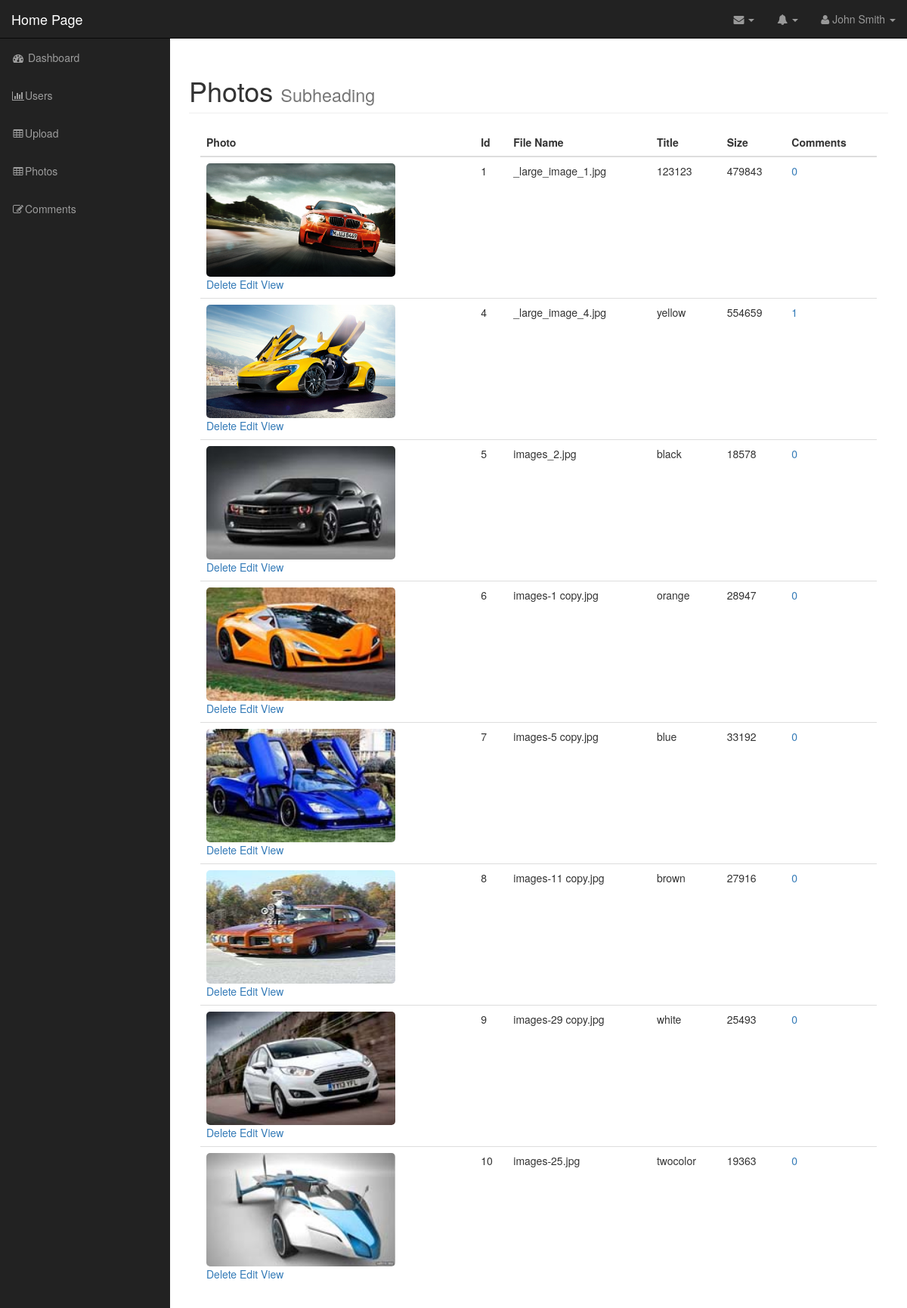
The app's page /admin/photos.php (signed in) with its own data.
### tables this page shows
CREATE TABLE `photos` (
  `id` int(11) NOT NULL,
  `title` varchar(255) NOT NULL,
  `caption` varchar(255) NOT NULL,
  `description` text NOT NULL,
  `filename` varchar(255) NOT NULL,
  `alternate_text` varchar(255) NOT NULL,
  `type` varchar(255) NOT NULL,
  `size` int(11) NOT NULL
);

### admin/includes/db_object.php (called while the page is built, shortened)
<?php
class Db_object{
    public static function find_all(){
        $syntax = "SELECT * FROM " . static::$db_table;
        return static::find_by_query($syntax);
    }
    public static function find_by_query($sql){
        global $database;
        $result_set = $database->query($sql);
        $the_object_array = array();
        while($row = mysqli_fetch_array($result_set)){
            $the_object_array[] = static::instantation($row);
        }
        return $the_object_array;
    }
    public static function instantation($the_record){
        $the_object = new $calling_class;
        foreach($the_record as $the_attribute => $value){
            if($the_object->has_the_attribute($the_attribute)){
                $the_object->$the_attribute = $value;
            }
        }
        return $the_object;
    }
    private function has_the_attribute($the_attribute){
        $object_properties = get_object_vars($this);
        return array_key_exists($the_attribute, $object_properties);
    }
}
?>

### admin/includes/database.php (called while the page is built, shortened)
<?php
class Database{
    public $connection;
    public function open_db_connection(){
        $this->connection = new mysqli(db_host,db_user,db_pass,db_name);
    }
    public function query($sql){
        $result = $this->connection->query($sql);
        return $result;
    }
    public function escape_string($string){
        $escape_string = $this->connection->real_escape_string($string);
        return $escape_string;
    }
}
$database = new Database();
?>

### admin/includes/photo.php (called while the page is built, shortened)
<?php
class Photo extends Db_object {
    public $filename;
    public $upload_directory = "images";
    public function picture_path(){
        return $this->upload_directory . DS . $this->filename;
    }
}
?>

### admin/includes/comment.php (called while the page is built, shortened)
<?php
class Comment extends Db_object{
    protected static $db_table = "comments";
    public static function find_the_comments($photo_id=0){
        global $database;
        $sql = "SELECT * FROM " . static::$db_table;
        $sql .= " WHERE photo_id = " . $database->escape_string($photo_id);
        return self::find_by_query($sql);
    }
}
?>

### admin/photos.php (the view, shortened to what this page needs)
<?php include("includes/header.php"); ?>
<?php
$photos = Photo::find_all();
?>
        <nav class="navbar navbar-inverse navbar-fixed-top" role="navigation">
            <?php include("includes/top_nav.php"); ?>
            <?php include("includes/side_nav.php"); ?>
        </nav>
        <div id="page-wrapper">
        <div class="container-fluid">
            <div class="row">
                <div class="col-lg-12">
                    <h1 class="page-header">
                        Photos
                        <small>Subheading</small>
                    </h1>
                    <div class="col-md-12">
                        <table class="table">
                            <thead>
                                <tr>
                                    <th>Photo</th>
                                    <th>Id</th>
                                    <th>File Name</th>
                                    <th>Title</th>
                                    <th>Size</th>
                                    <th>Comments</th>
                                </tr>
                            </thead>
                            <tbody>
                            <?php foreach($photos as $photo) : ?>
                                <tr>
                                    <td><img class="admin-photo-thumbnail" src="<?php echo $photo->picture_path(); ?>" alt="">
                                        <div class="action_link">
                                            <a href="delete_photo.php?id=<?php echo $photo->id; ?>">Delete</a>
                                            <a href="edit_photo.php?id=<?php echo $photo->id; ?>">Edit</a>
                                            <a href="../photos.php?id=<?php echo $photo->id; ?>">View</a>
                                        </div>
                                    </td>
                                    <td><?php echo $photo->id; ?></td>
                                    <td><?php echo $photo->filename; ?></td>
                                    <td><?php echo $photo->title; ?></td>
                                    <td><?php echo $photo->size; ?></td>
                                    <td>
                                    <a href="photo_comment.php?id=<?php echo $photo->id; ?>">
                                    <?php
                                    $comments = Comment::find_the_comments($photo->id);
                                    echo count($comments);
                                    ?>
                                    </a>
                                    </td>
                                </tr>
                            <?php endforeach; ?>
                            </tbody>
                        </table>
                    </div>
                </div>
            </div>
            </div>
        </div>
  <?php include("includes/footer.php"); ?>

### admin/includes/header.php (shortened to what this page needs)
<!DOCTYPE html>
<html lang="en">
<head>
    <link href="css/bootstrap.min.css" rel="stylesheet">
    <link href="css/sb-admin.css" rel="stylesheet">
    <link href="font-awesome/css/font-awesome.min.css" rel="stylesheet" type="text/css">
    <link href="css/styles.css" rel="stylesheet" type="text/css">
</head>
<body>
    <div id="wrapper">

### admin/includes/top_nav.php (shortened to what this page needs)
<div class="navbar-header">
                <a class="navbar-brand" href="../">Home Page</a>
            </div>
            <ul class="nav navbar-right top-nav">
                <li class="dropdown">
                    <a href="#" class="dropdown-toggle" data-toggle="dropdown"><i class="fa fa-envelope"></i> <b class="caret"></b></a>
                </li>
                <li class="dropdown">
                    <a href="#" class="dropdown-toggle" data-toggle="dropdown"><i class="fa fa-bell"></i> <b class="caret"></b></a>
                </li>
                <li class="dropdown">
                    <a href="#" class="dropdown-toggle" data-toggle="dropdown"><i class="fa fa-user"></i> John Smith <b class="caret"></b></a>
                </li>
            </ul>

### admin/includes/side_nav.php
<div class="collapse navbar-collapse navbar-ex1-collapse">
                <ul class="nav navbar-nav side-nav">
                    <li>
                        <a href="index.php"><i class="fa fa-fw fa-dashboard"></i> Dashboard</a>
                    </li>
                    <li>
                        <a href="users.php"><i class="fa fa-fw fa-bar-chart-o"></i>Users</a>
                    </li>
                    <li>
                        <a href="upload.php"><i class="fa fa-fw fa-table"></i>Upload</a>
                    </li>
                    <li>
                        <a href="photos.php"><i class="fa fa-fw fa-table"></i>Photos</a>
                    </li>
                    <li>
                        <a href="comments.php"><i class="fa fa-fw fa-edit"></i>Comments</a>
                    </li>
                </ul>
            </div>

### admin/includes/footer.php (shortened to what this page needs)
  </div>
</body>
</html>

### admin/css/sb-admin.css (style rules this page uses)
body { margin-top: 100px; background-color: #222; }
@media (min-width:768px) { body { margin-top: 50px; } }
#wrapper { padding-left: 0; }
#page-wrapper { width: 100%; padding: 0; background-color: #fff; }
@media (min-width:768px) { #wrapper { padding-left: 225px; } }
@media (min-width:768px) { #page-wrapper { padding: 10px; } }
.top-nav { padding: 0 15px; }
.top-nav>li { display: inline-block; float: left; }
.top-nav>li>a { padding-top: 15px; padding-bottom: 15px; line-height: 20px; color: #999; }
@media (min-width:768px) { .side-nav { position: fixed; top: 51px; left: 225px; width: 225px; margin-left: -225px; border: none; border-radius: 0; overflow-y: auto; background-color: #222; } }
@media (min-width:768px) { .side-nav>li>a { width: 225px; } }

### admin/css/styles.css (style rules this page uses)
.admin-photo-thumbnail { width: 250px; height: 150px; border-radius: 5px; }

### records on screen
photos: filename (picture), id "1", filename "_large_image_1.jpg", title "123123", size "479843", count($comments) "0"
photos: filename (picture), id "4", filename "_large_image_4.jpg", title "yellow", size "554659", count($comments) "1"
photos: filename (picture), id "5", filename "images_2.jpg", title "black", size "18578", count($comments) "0"
photos: filename (picture), id "6", filename "images-1 copy.jpg", title "orange", size "28947", count($comments) "0"
photos: filename (picture), id "7", filename "images-5 copy.jpg", title "blue", size "33192", count($comments) "0"
photos: filename (picture), id "8", filename "images-11 copy.jpg", title "brown", size "27916", count($comments) "0"
photos: filename (picture), id "9", filename "images-29 copy.jpg", title "white", size "25493", count($comments) "0"
photos: filename (picture), id "10", filename "images-25.jpg", title "twocolor", size "19363", count($comments) "0"
